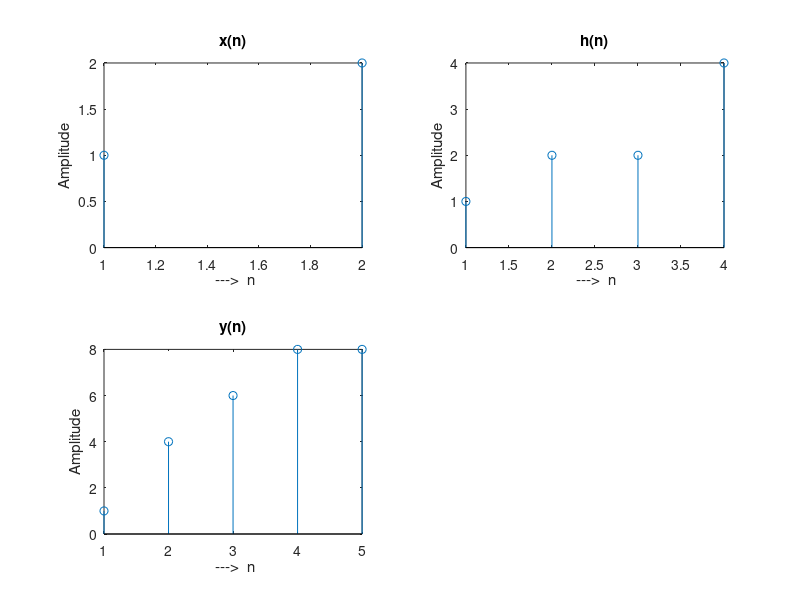

Write MATLAB code to recreate this figure.
clc;
clear all;
x=[1,2];
h=[1,2,2,4];
x1=length(x);
h1=length(h);
X=[x,zeros(1,h1)];
H=[h,zeros(1,x1)];
for i=1:(x1+h1-1)
y(i)=0;
for j=1:x1
if(i-j+1)>0
y(i)=y(i)+X(j)*H(i-j+1);
end
end
end
subplot(2,2,1);
stem(x);
xlabel(' --->  n');
ylabel('Amplitude');
title(' x(n) ');
subplot(2,2,2);
stem(h);
xlabel(' --->  n');
ylabel('Amplitude');
title(' h(n) ');
subplot(2,2,3);
stem(y);
xlabel(' --->  n');
ylabel('Amplitude');
title(' y(n) ');
 
